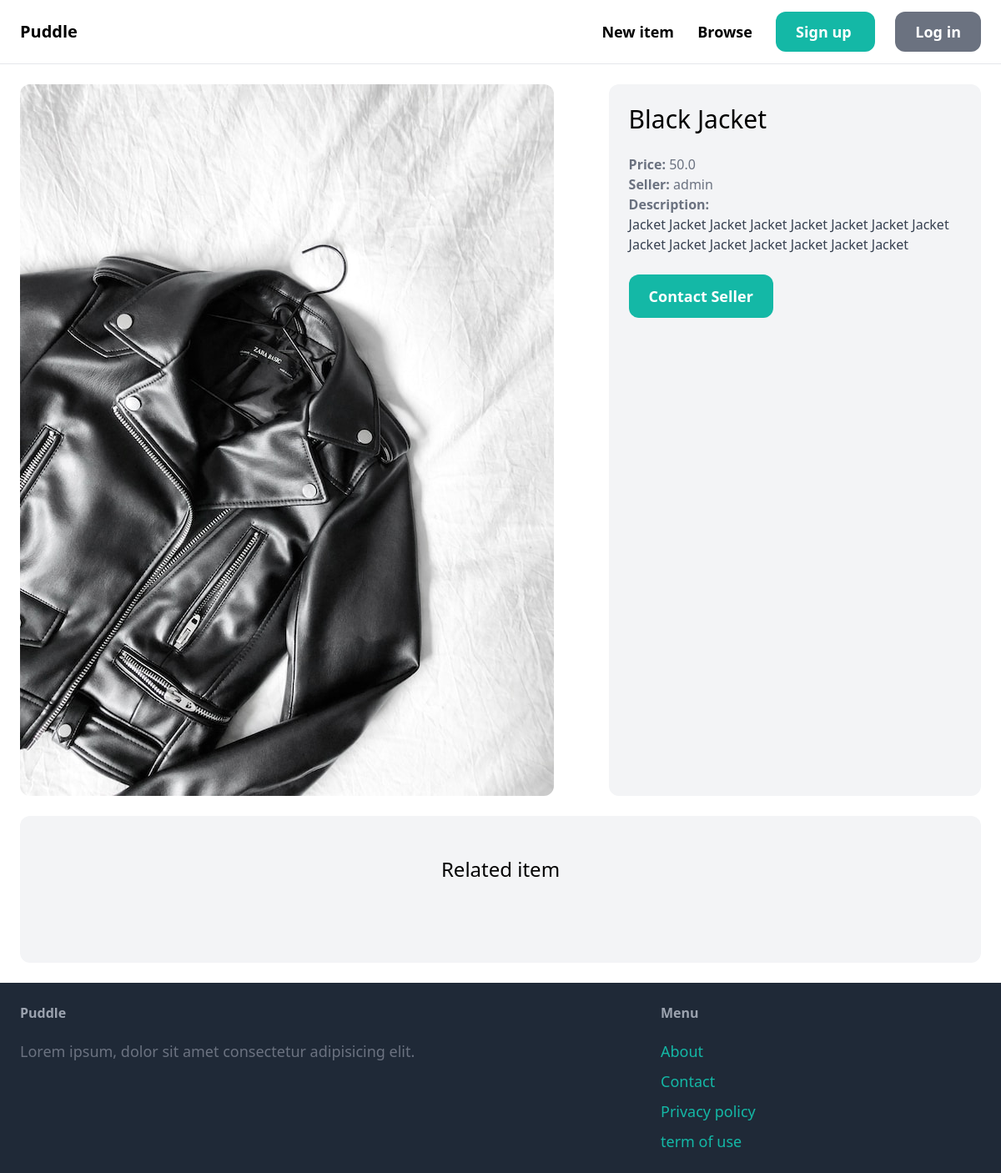
Screenshot of /items/2/ with the database file from the repository.
### item/models.py (models this page shows, shortened)
class Item(models.Model):
    category = models.ForeignKey(Category, related_name='items', on_delete=models.CASCADE)
    name = models.CharField(max_length=255)
    description = models.TextField(blank=True, null=True)
    price = models.FloatField()
    image = models.ImageField(upload_to='item_images', blank=True, null=True)
    is_sold = models.BooleanField(default=False)
    created_by = models.ForeignKey(User, related_name='items', on_delete=models.CASCADE)
    created_at = models.DateTimeField(auto_now_add=True)

### item/views.py (the view)
# urls.py: path('<int:pk>/', views.detail, name='detail'),
def detail (request, pk):
    item = get_object_or_404(Item, pk=pk)
    related_items = Item.objects.filter(category=item.category, is_sold=False).exclude(pk=pk)[0:3]
    return render(request, 'item/detail.html', {
        'item': item,
        'related_items': related_items
    })

### item/templates/item/detail.html (shortened to what this page needs)
{% extends 'core/base.html' %}
{% block content %}
  <div class="grid grid-cols-5 gap-6">
    <div class="col-span-3">
        <img src="{{ item.image.url }}" class="rounded-xl">
    </div>
    <div class="col-span-2 p-6 bg-gray-100 rounded-xl">
      <h1 class="mb-6 text-3xl">{{item.name}}</h1>
      <p class="text-gray-500"><strong>Price:</strong> {{item.price}}</p>
      <p class="text-gray-500"><strong>Seller:</strong> {{item.created_by.username}}</p>
      {% if item.description %}
        <p class="text-gray-700">
          <strong class="text-gray-500">Description:</strong><br>
          {{item.description}}
        </p>
      {% endif %}
      <a href="" class="inline-block mt-6 px-6 py-3 text-lg font-semibold bg-teal-500 text-white rounded-xl hover:bg-teal-700">
        Contact Seller
      </a>
    </div>
  </div>
  <div class="mt-6 px-6 py-12 bg-gray-100 rounded-xl">
    <h2 class="mb-12 text-2xl text-center">Related item</h2>
  </div>
{% endblock %}

### rows the page displays
Item: image (picture), name "Black Jacket", price "50.0", created_by.username "admin", description "Jacket Jacket Jacket Jacket Jacket Jacket Jacket Jacket Jacket Jacket Jacket Jacket Jacket Jacket Jacket"
